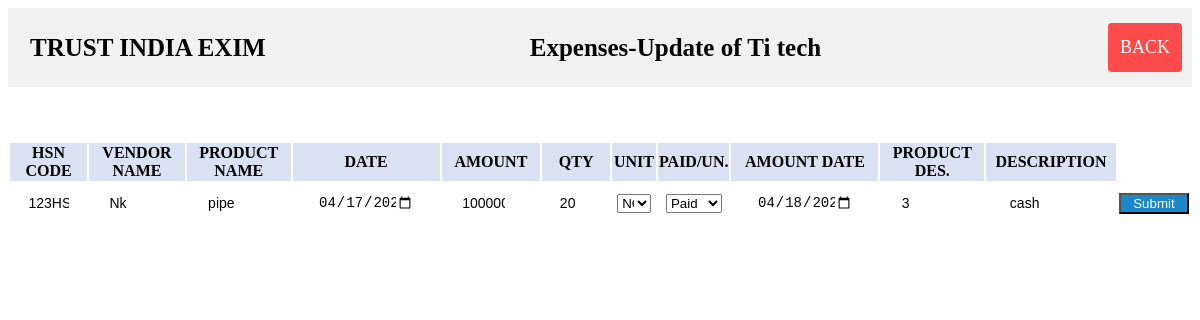
Screenshot of /ex-update.php?id=28 with the database file from the repository.
### tables this page shows
CREATE TABLE `expenses` (
  `eid` bigint(255) NOT NULL,
  `hsncode` text NOT NULL,
  `cname` varchar(250) NOT NULL,
  `dname` varchar(250) NOT NULL,
  `pname` varchar(250) NOT NULL,
  `date` date NOT NULL,
  `amount` int(250) NOT NULL,
  `qty` int(250) NOT NULL,
  `unit` text NOT NULL,
  `p_u` varchar(250) NOT NULL,
  `amt_date` date DEFAULT NULL,
  `productdis` text NOT NULL,
  `des` text NOT NULL,
  `company_name` varchar(250) NOT NULL
);

### ex-update.php (the view, shortened to what this page needs)
<?php
$conn = mysqli_connect("localhost", "root", "", "id20230661_myoffice");
    $id = $_GET["id"];
    $sql1="SELECT * FROM expenses WHERE eid=$id";
    $result1 = mysqli_query($conn,$sql1);
    $row = mysqli_fetch_array($result1);
    $hsncode=$row["hsncode"];
    $cname=$row["cname"];
    $dname=$row["dname"];
    $product=$row["pname"];
    $date=$row["date"];
    $amo=$row["amount"];
    $qty=$row["qty"];
    $unit=$row["unit"];
    $pu=$row["p_u"];
    $amodate=$row["amt_date"];
    $pd=$row["productdis"];
    $dis=$row["des"];
    ?>
<!DOCTYPE html>
<html>
    <head>
        <link rel="stylesheet" href="style.css">
        <!DOCTYPE html>
<html>
<head>
        <link rel="stylesheet" href="style.css">
    </head>
    <div class="header">
    <a href="#default" class="logo">TRUST INDIA EXIM</a>
			<a href="#default" class="logo"> </a>
			<a href="#default" class="logo"> </a>
			<a href="#default" class="logo"> </a>
			<a href="#default" class="logo"> </a>
			<a href="#default" class="logo"> </a>
			<a href="#default" class="logo"> </a>
			<a href="#default" class="logo"> </a>
			<a href="#default" class="logo"> </a>
			<a href="#default" class="logo"> </a>
			<a href="#default" class="logo"> </a>
			<a href="#default" class="logo">Expenses-Update of  <?php echo $cname; ?> </a>
            <div class="header-right">
              <a class="active" href="expenses-profit.php">BACK</a>
            </div>
          </div>
    </head>
    <body>
    <br>
                    <br>
                    <br>
                    <table style="width: 100%;">
            <tr style="background: rgba(217,225,242,1.0);">
            <th class="text-center">
                        HSN CODE
                    </th>
                    <th class="text-center">
                    VENDOR NAME
                    </th>
                    <th class="text-center">
                        PRODUCT NAME
                    </th>
                    <th class="text-center">
                        DATE
                    </th>
                    <th class="text-center">
                        AMOUNT
                    </th>
                    <th class="text-center">
                        QTY
                    </th>
                    <th class="text-center">
                        UNIT
                    </th>
                    <th class="text-center">
                        PAID/UN.
                    </th>
                    <th class="text-center">
                        AMOUNT DATE
                    </th>
                    <th class="text-center">
                        PRODUCT DES.
                    </th>
                    <th class="text-center">
                        DESCRIPTION
                    </th>
            </tr>
            <form action="test.php" method="post">
                    <tr>
                    <th class="text-center"><input type="text" class="search"  placeholder="HSN CODE" name="hsncode" id="hsncode" value="<?php echo $hsncode;?>" required></th>
                    <th class="text-center"><input type="text" class="search"  placeholder="dealers Name" name="dname" id="dname" value="<?php echo $dname;?>" list="dn" required>
                    </th>
                    <th class="text-center"><input type="text" class="search" placeholder="product Name" name="pname" id="pname" value="<?php echo $product;?>" list="pn" required>
                    </th>
                    <th class="text-center"><input type="date" class="search" placeholder="Date"name="date" id="date" value="<?php echo $date;?>" required></th>
                    <th class="text-center"><input type="number" class="search" placeholder="Amount" name="amt" id="amt" value="<?php echo $amo;?>" required></th>
                    <th class="text-center"><input type="number" class="search" placeholder="qty" name="qty" id="qty" value="<?php echo $qty;?>" required></th>
                    <th class="text-center"><select name="unit" class="search" id="unit" value="<?php echo $unit;?>" required>
                            <option value="nos">NOS</option>
                          </select></th>
                    <th class="text-center"><select name="pu" class="search" id="pu" value="<?php echo $pu;?>" required>
                            <option value="paid">Paid</option>
                          </select></th>
                          <th class="text-center"><input type="Date" class="search" placeholder="Price Date" name="pdate" id="pdate" value="<?php echo $amodate;?>" required></th>
                          <th class="text-center"><input type="text" class="search" placeholder="product des." name="pd"  class="abc" id="pd" value="<?php echo $pd;?>"  required></th>
                          <th class="text-center"><input type="text" class="search" placeholder="description" name="db"  class="abc" id="db" value="<?php echo $dis;?>"  required></th>
                          <th class="text-center"><button type="submit" colspan="6" class="submit" id="b3">Submit</button></th>
                    </tr>
                </table>
    </body>
</html>

### ex-update.php (style rules this page uses)
html { height: 100%; }
body { position: relative; height: 100%; }
body:before { content: ' '; position: absolute; top: 0; bottom: 0; left: 0; right: 0; background: url(background.png); background-position: center; background-repeat: no-repeat; background-attachment: fixed; z-index: -1; opacity: 2.5; }
.header { overflow: hidden; background-color: #f1f1f1; padding: 15px 10px; }
.header a { float: left; color: black; text-align: center; padding: 12px; text-decoration: none; font-size: 18px; line-height: 25px; border-radius: 4px; }
.header a.logo { font-size: 25px; font-weight: bold; }
.header a.active { background-color: rgb(253, 74, 74); color: white; }
.header-right { float: right; }
input { padding: 10px 10px; border: 0; font-size: 14px; }
.search { width: 80%; }
.submit { width: 70px; background-color: #1c87c9; color: #ffffff; }

### rows the page displays
expenses: cname "Ti tech", hsncode "123HS", dname "Nk", pname "pipe", date "04/17/2023", amt "100000", qty "20", unit "NOS", pu "Paid", pdate "04/18/2023", pd "3", db "cash"
